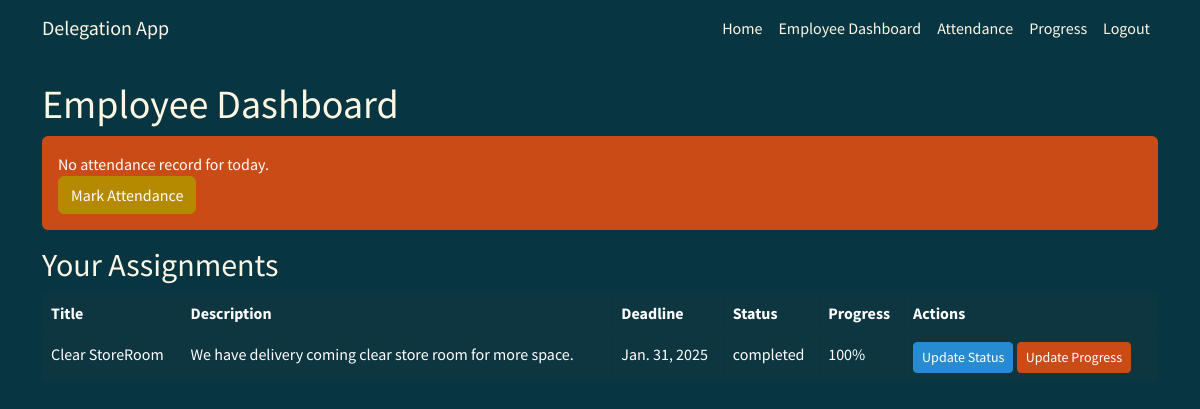
Screenshot of /employee_dashboard/ (signed in) with the database file from the repository.
### tasks/models.py (models this page shows, shortened)
class Assignment(models.Model):
    STATUS_CHOICES = [
        ('pending', 'Pending'),
        ('in_progress', 'In Progress'),
        ('completed', 'Completed'),
    ]
    status = models.CharField(max_length=20, choices=STATUS_CHOICES, default='pending')
    title = models.CharField(max_length=255)
    description = models.TextField()
    deadline = models.DateField()
    employee = models.ForeignKey('Employee', on_delete=models.CASCADE, related_name='assignments') # Forward reference and related name
    created_by = models.ForeignKey(User, on_delete=models.SET_NULL, null=True, blank=True, related_name='created_assignments') # Added created_by

### tasks/views.py (the view, shortened to what this page needs)
# urls.py: path('employee_dashboard/', views.employee_dashboard, name='employee_dashboard'),
@login_required
def employee_dashboard(request):
    today = timezone.now().date()
    attendance = Attendance.objects.filter(employee=request.user.employee, date=today).first()
    assignments = Assignment.objects.filter(employee=request.user.employee)
    assignment_progress = []
    for assignment in assignments:
        latest_progress = Progress.objects.filter(assignment=assignment).order_by('-date').first()
        assignment_progress.append({
            'assignment': assignment,
            'latest_progress': latest_progress.percentage if latest_progress else 0,
        })
    context = {
        'attendance': attendance,
        'assignment_progress': assignment_progress,
    }
    return render(request, 'tasks/employee_dashboard.html', context)

### tasks/templates/tasks/employee_dashboard.html (shortened to what this page needs)
{% extends "tasks/base.html" %}
{% block content %}
    <h1>Employee Dashboard</h1>
    {% if not attendance %}
        <div class="alert alert-warning">
            No attendance record for today.
            <form method="post">
                <button type="submit" name="mark_attendance" class="btn btn-primary">Mark Attendance</button>
            </form>
        </div>
    {% endif %}
    <h2>Your Assignments</h2>
    <table class="table table-bordered table-hover">
        <thead>
            <tr>
                <th>Title</th>
                <th>Description</th>
                <th>Deadline</th>
                <th>Status</th>
                <th>Progress</th>
                <th>Actions</th>
            </tr>
        </thead>
        <tbody>
            {% for item in assignment_progress %}
                <tr>
                    <td>{{ item.assignment.title }}</td>
                    <td>{{ item.assignment.description }}</td>
                    <td>{{ item.assignment.deadline }}</td>
                    <td>{{ item.assignment.status }}</td>
                    <td>{{ item.latest_progress }}%</td>
                    <td>
                        <a href="{% url 'update_assignment_status' item.assignment.id %}" class="btn btn-sm btn-info">Update Status</a>
                        <a href="{% url 'update_progress' item.assignment.id %}" class="btn btn-sm btn-warning">Update Progress</a>
                    </td>
                </tr>
            {% endfor %}
        </tbody>
    </table>
{% endblock %}

### rows the page displays
Assignment: assignment "Clear StoreRoom", assignment.description "We have delivery coming clear store room for more space.", assignment.deadline "Jan. 31, 2025", assignment.status "completed", latest_progress "100"
